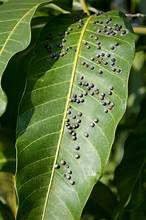
#> input picture imageformangotree/mango2.jpg, 146 x 220 px
$ python -i program2.py   (imports and definitions only)
#> lines starting #> are read from the running program, lines starting #| are printed output that depends on the picture; after the words box and inside, x2 and y2 are one past the last pixel; in counts of white or black regions, pixels touching at a corner belong together
import cv2
import numpy as np

# Disease Detection Function
def detect_disease(image, disease_type):
    # Resize image for easier processing
    image = cv2.resize(image, (600, 400))

    # Convert image to HSV color space for better color detection
    hsv_image = cv2.cvtColor(image, cv2.COLOR_BGR2HSV)

    # Define disease-specific HSV ranges (adjust based on disease type)
    if disease_type == "Anthracnose":
        lower_bound = np.array([15, 50, 50])
        upper_bound = np.array([35, 255, 255])
    elif disease_type == "Bacterial Canker":
        lower_bound = np.array([20, 40, 40])
        upper_bound = np.array([40, 255, 255])
    elif disease_type == "Cutting Weevil":
        lower_bound = np.array([10, 100, 50])
        upper_bound = np.array([30, 255, 255])
    elif disease_type == "Die Back":
        lower_bound = np.array([5, 40, 40])
        upper_bound = np.array([25, 255, 255])
    elif disease_type == "Gall Midge":
        lower_bound = np.array([12, 60, 60])
        upper_bound = np.array([32, 255, 255])
    elif disease_type == "Powdery Mildew":
        lower_bound = np.array([0, 0, 200])  # White
        upper_bound = np.array([180, 30, 255])
    elif disease_type == "Sooty Mould":
        lower_bound = np.array([0, 0, 0])  # Black
        upper_bound = np.array([180, 255, 50])
    elif disease_type == "Healthy":
        lower_bound = np.array([35, 100, 100])  # Green
        upper_bound = np.array([85, 255, 255])
    else:
        raise ValueError(f"Unknown disease type: {disease_type}")

    # Create mask for diseased parts
    mask = cv2.inRange(hsv_image, lower_bound, upper_bound)

    # Use bitwise operation to extract diseased regions
    result = cv2.bitwise_and(image, image, mask=mask)

    # Count non-zero pixels in the mask to determine disease presence
    disease_pixels = cv2.countNonZero(mask)
    total_pixels = mask.size
    disease_percentage = (disease_pixels / total_pixels) * 100

    # Display the original and result images
    cv2.imshow(f'Disease Detection Result - {disease_type}', result)

    # Threshold to decide if disease is present
    if disease_percentage > 5:  # 5% of the leaf is diseased
        print(f"{disease_type} detected: {disease_percentage:.2f}% of leaf affected.")
        return True
    else:
        print(f"No significant {disease_type} detected.")
        return False

# Video Processing Function
# [31 lines left out: function process_video, not called in this run]

# Photo Processing Function
def process_photo(image_path):
    # Load image from the provided path
#> called with image_path = 'imageformangotree/mango2.jpg'
    image = cv2.imread(image_path)
#> image is the input picture: shape (220, 146, 3); mean B, G, R 57.4, 107.1, 85.7
    if image is None:
        print(f"Error: Could not open image at {image_path}")
        return

    # Process the image for disease detection
    for disease in ['Anthracnose', 'Bacterial Canker', 'Cutting Weevil', 'Die Back',
                    'Gall Midge', 'Powdery Mildew', 'Sooty Mould', 'Healthy']:
        detect_disease(image, disease)
#> this loop made 8 passes
#> (disease_pixels in detect_disease, disease_percentage in detect_disease) on passes 1 to 8: (13851, 5.77), (51617, 21.51), (3981, 1.66), (243, 0.101), (6447, 2.69), (433, 0.18), (69946, 29.14), (64812, 27.01)
#| Anthracnose detected: 5.77% of leaf affected.
#| Bacterial Canker detected: 21.51% of leaf affected.
#| Sooty Mould detected: 29.14% of leaf affected.
#| Healthy detected: 27.01% of leaf affected.
#> pass 1, in detect_disease, `image = cv2.resize(image, (600, 400))`:
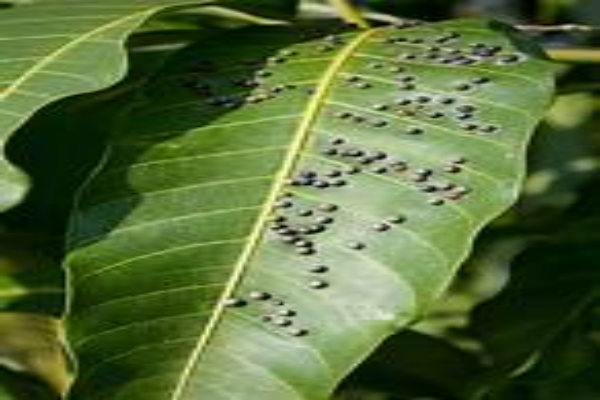
#> image: shape (400, 600, 3); mean of channels 0, 1, 2 57.3, 107, 85.6; drawn as B, G, R
#> pass 1, in detect_disease, `mask = cv2.inRange(hsv_image, lower_bound, upper_bound)`:
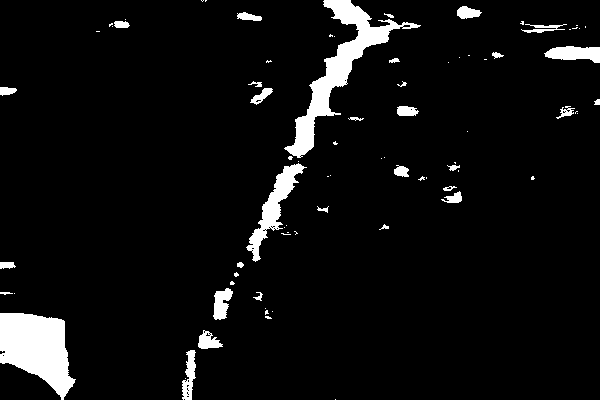
#> mask: shape (400, 600); 5.8% white; 80 white regions (48 under 20 px), largest, box (x1, y1, x2, y2) and area: (0, 313, 76, 400) 4156, (284, 0, 421, 158) 4133, (246, 163, 307, 262) 1522
#> pass 1, in detect_disease, `result = cv2.bitwise_and(image, image, mask=mask)`:
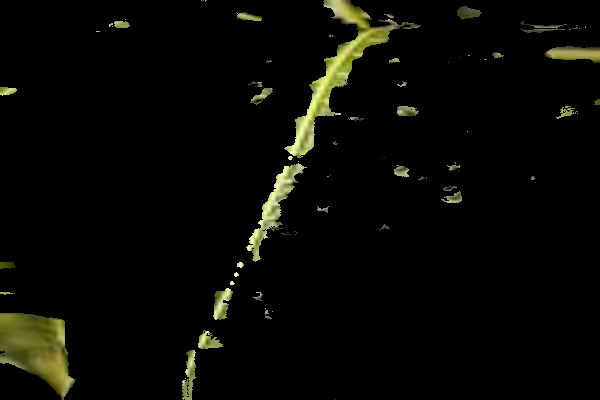
#> result: shape (400, 600, 3); mean of channels 0, 1, 2 4.2, 8.3, 8; drawn as B, G, R

# Main Function
# [20 lines left out: function main, not called in this run]

# [2 lines not run here, left out]

>>> result = process_photo('imageformangotree/mango2.jpg')

$ run again, on imageformangotree/mango3.jpg
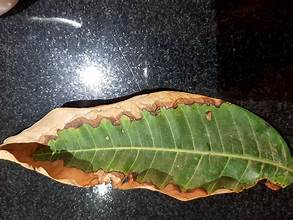
#> input picture imageformangotree/mango3.jpg, 293 x 220 px
#> in process_photo, image is the input picture: shape (220, 293, 3); mean B, G, R 66.4, 83.1, 84.4
#> the loop in process_photo, `for disease in ['Anthracnose', 'Bacterial Canker', 'Cutting Weevil', '..` made 8 passes
#> (disease_pixels in detect_disease, disease_percentage in detect_disease) on passes 1 to 8: (30151, 12.56), (37107, 15.46), (23285, 9.7), (34227, 14.26), (31795, 13.25), (5286, 2.2), (79964, 33.32), (31293, 13.04)
#> (printed output is left out)
#> pass 1, in detect_disease, `mask = cv2.inRange(hsv_image, lower_bound, upper_bound)`:
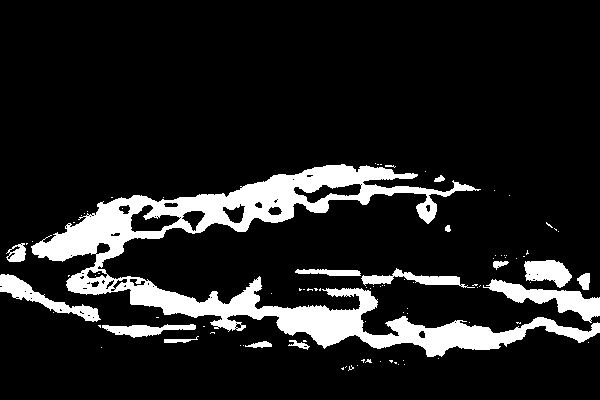
#> mask: shape (400, 600); 12.6% white; 93 white regions (78 under 20 px), largest, box (x1, y1, x2, y2) and area: (31, 164, 600, 357) 23322, (483, 279, 600, 323) 1760, (0, 274, 101, 322) 1265
#> pass 1, in detect_disease, `result = cv2.bitwise_and(image, image, mask=mask)`:
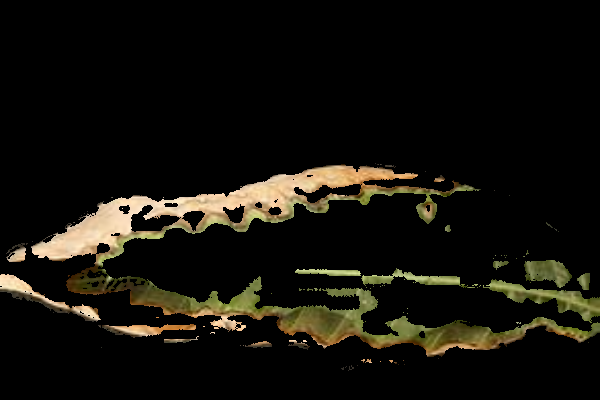
#> result: shape (400, 600, 3); mean of channels 0, 1, 2 11.2, 17.5, 19.5; drawn as B, G, R

$ run again, on imageformangotree/mango5.jpg
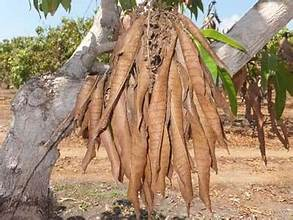
#> input picture imageformangotree/mango5.jpg, 293 x 220 px
#> in process_photo, image is the input picture: shape (220, 293, 3); mean B, G, R 112.3, 138, 164
#> the loop in process_photo, `for disease in ['Anthracnose', 'Bacterial Canker', 'Cutting Weevil', '..` made 8 passes
#> (disease_pixels in detect_disease, disease_percentage in detect_disease) on passes 1 to 8: (55805, 23.25), (31469, 13.11), (92194, 38.41), (167207, 69.67), (130547, 54.39), (6459, 2.69), (465, 0.194), (1802, 0.751)
#> (printed output is left out)
#> pass 1, in detect_disease, `mask = cv2.inRange(hsv_image, lower_bound, upper_bound)`:
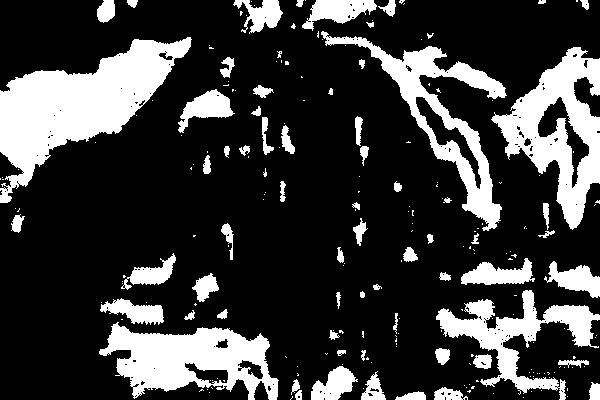
#> mask: shape (400, 600); 23.3% white; 222 white regions (155 under 20 px), largest, box (x1, y1, x2, y2) and area: (0, 37, 192, 203) 12975, (491, 47, 600, 230) 8351, (99, 322, 279, 400) 7796
#> pass 1, in detect_disease, `result = cv2.bitwise_and(image, image, mask=mask)`:
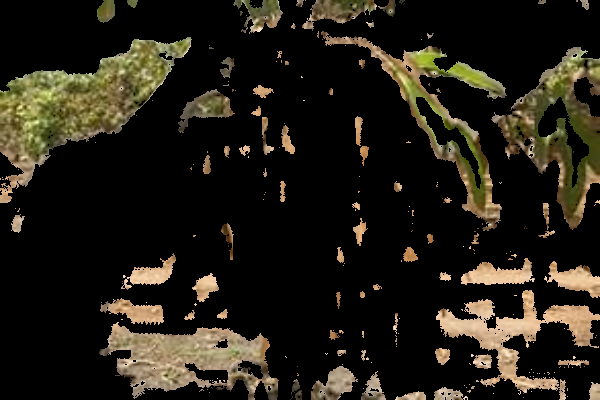
#> result: shape (400, 600, 3); mean of channels 0, 1, 2 21.2, 30.9, 35; drawn as B, G, R

$ run again, on imageformangotree/mango6.jpg
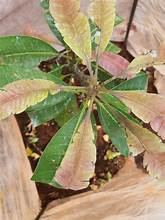
#> input picture imageformangotree/mango6.jpg, 165 x 220 px
#> in process_photo, image is the input picture: shape (220, 165, 3); mean B, G, R 110.5, 146, 161.7
#> the loop in process_photo, `for disease in ['Anthracnose', 'Bacterial Canker', 'Cutting Weevil', '..` made 8 passes
#> (disease_pixels in detect_disease, disease_percentage in detect_disease) on passes 1 to 8: (83024, 34.59), (57012, 23.76), (48018, 20.01), (160061, 66.69), (117401, 48.92), (1777, 0.74), (2536, 1.06), (28186, 11.74)
#> (printed output is left out)
#> pass 1, in detect_disease, `mask = cv2.inRange(hsv_image, lower_bound, upper_bound)`:
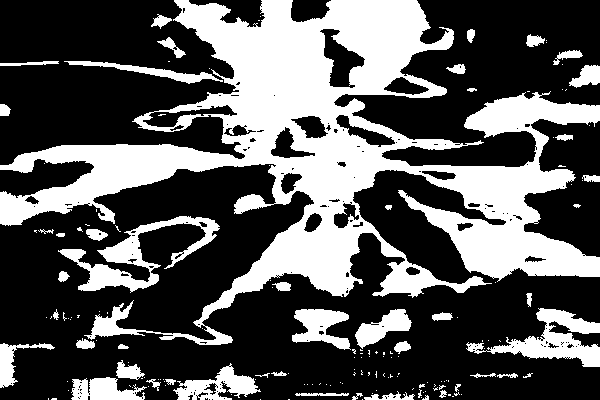
#> mask: shape (400, 600); 34.6% white; 162 white regions (114 under 20 px), largest, box (x1, y1, x2, y2) and area: (0, 0, 600, 345) 65719, (58, 216, 220, 293) 3385, (466, 308, 600, 367) 2948
#> pass 1, in detect_disease, `result = cv2.bitwise_and(image, image, mask=mask)`:
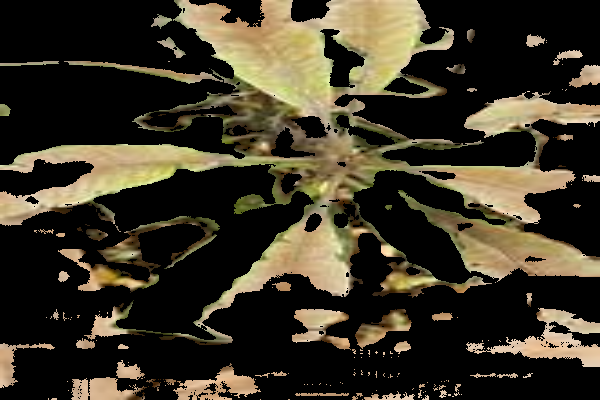
#> result: shape (400, 600, 3); mean of channels 0, 1, 2 38.3, 53.6, 60; drawn as B, G, R
